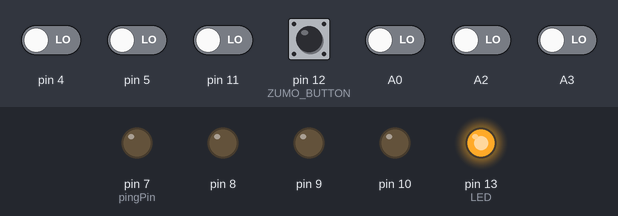
Simulated run of this sketch. Board: Arduino Uno, built with avr-gcc and run on an emulated ATmega328P. Parts: output pins drawn as LEDs (lit = HIGH). Dashed ring = blinking. Inputs (shaded band) come from the test bench; at power-on: pin 12 (ZUMO_BUTTON) HIGH, A0, A2, A3, pin 4, pin 5, pin 11 LOW.

Above: at 0.8 s.
0.9 s: pin 12 (ZUMO_BUTTON) pulled LOW for 0.15 s
At 2.4 s:
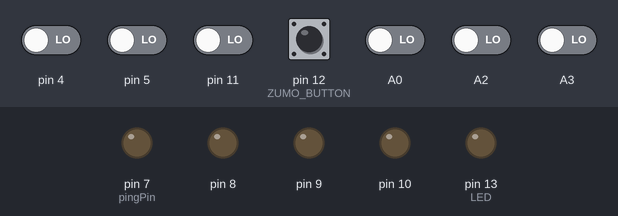
4.0 s: pin 4 driven HIGH
7.0 s: pin 5 driven HIGH
At 8.7 s:
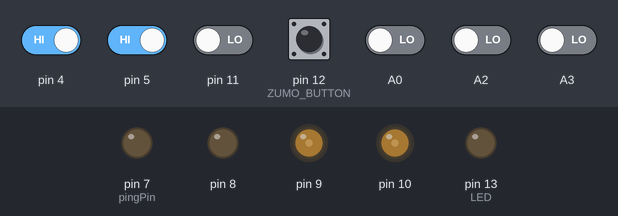
9.0 s: pin 4 driven LOW
At 9.9 s:
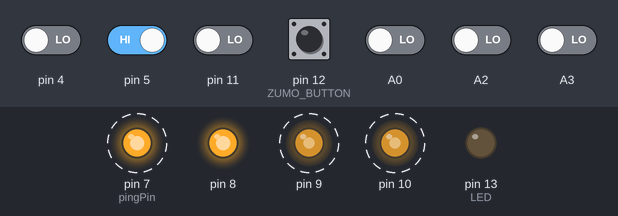
12.0 s: pin 12 (ZUMO_BUTTON) pulled LOW for 1 s
At 13.3 s:
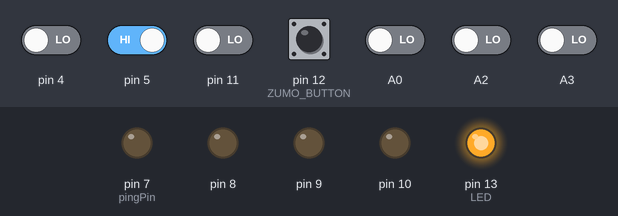
Timing chart, 0 to 15.0 s (numbered marks = the images above; inputs shaded):
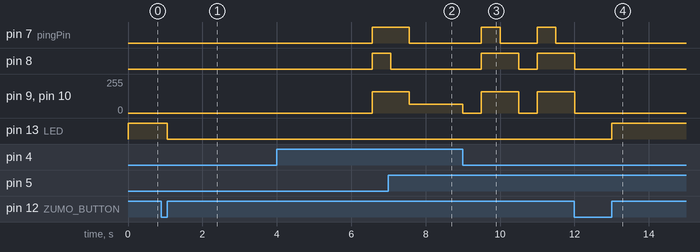

Measured:
- after the input at 0.9 s, pin 13 (LED): HIGH → LOW after 0.16 s
- after the input at 7.0 s, pin 7 (pingPin): goes on until 7.6 s, then stays LOW; pin 8: goes on until 7.1 s, then stays LOW
- after the input at 9.0 s, pin 7 (pingPin): alternates HIGH for 0.50 s and LOW for 1.0 s, starting after 0.50 s; pin 8: LOW → HIGH after 0.50 s, → LOW 1.0 s later, → HIGH 0.50 s later; pin 9, pin 10: alternates 159/255 for 1.0 s and 0/255 for 0.50 s, starting at once
- after the input at 12.0 s, pin 7 (pingPin): stops changing and stays LOW; pin 8: goes on until 12.0 s, then stays LOW; pin 9, pin 10: goes on until 12.0 s, then stays 0/255; pin 13 (LED): LOW → HIGH after 1.0 s

The sketch:

Team_7_Zumo.ino
```cpp
/*  Zumo Bot Competition
 *  Team 7
 */

#include <ZumoBuzzer.h>
#include <ZumoMotors.h>
#include <Pushbutton.h>
#include <QTRSensors.h>
#include <ZumoReflectanceSensorArray.h>

#define LED 13
#define pingPin 7
#define QTR_THRESHOLD 1500

#define FORWARD_SPEED 100
#define REVERSE_SPEED -250
#define TURN_SPEED 250

#define REVERSE_DURATION 500
#define TURN_DURATION 500

#define NUM_SENSORS 6
unsigned int sensor_values[NUM_SENSORS];

ZumoMotors motors;
Pushbutton button(ZUMO_BUTTON);

ZumoReflectanceSensorArray sensors(QTR_NO_EMITTER_PIN);

/* Functions */
long distanceInches() {
  // long duration, inches;

  pinMode(pingPin, OUTPUT);
  digitalWrite(pingPin, LOW);
  delayMicroseconds(2);
  digitalWrite(pingPin, HIGH);
  delayMicroseconds(5);
  digitalWrite(pingPin, LOW);

  pinMode(pingPin, INPUT);
  // duration = pulseIn(pingPin, HIGH);

  return (pulseIn(pingPin, HIGH) / 74 / 2);
}

void waitForButtonAndCountDown()
{
  digitalWrite(LED, HIGH);
  button.waitForButton();
  digitalWrite(LED, LOW);
  delay(5000);
}

/* Setup */
void setup() {
  Serial.begin(9600);
  pinMode(LED, HIGH);
  waitForButtonAndCountDown();
}

/* Main Loop */
void loop() {
  if (button.isPressed()) {
    // if button is pressed, stop and wait for another press to go again
    motors.setSpeeds(0, 0);
    button.waitForRelease();
    waitForButtonAndCountDown();
  }

  sensors.read(sensor_values);

  if (sensor_values[0] < QTR_THRESHOLD) {
    // if leftmost sensor detects line,  reverse and turn to the right
    motors.setSpeeds(0, 0);
    delay(500);

    motors.setSpeeds(REVERSE_SPEED, REVERSE_SPEED);
    delay(REVERSE_DURATION);

    motors.setSpeeds(-TURN_SPEED, TURN_SPEED);
    delay(TURN_DURATION);

  } else if (sensor_values[5] < QTR_THRESHOLD) {
    motors.setSpeeds(0, 0);
    delay(500);

    // if rightmost sensor detects line, reverse and turn to the left
    motors.setSpeeds(REVERSE_SPEED, REVERSE_SPEED);
    delay(REVERSE_DURATION);

    motors.setSpeeds(TURN_SPEED, -TURN_SPEED);
    delay(TURN_DURATION);

  } else {
    motors.setSpeeds(FORWARD_SPEED, FORWARD_SPEED);
    /*
    while (distanceInches() > 25){
      motors.setSpeeds(TURN_SPEED, -TURN_SPEED);
    }

    sensors.read(sensor_values);
    while (sensor_values[5] > QTR_THRESHOLD || sensor_values[0] > QTR_THRESHOLD) {
      motors.setSpeeds(FORWARD_SPEED, FORWARD_SPEED);
      sensors.read(sensor_values);
    }

    if (distanceInches() > 25){
      motors.setSpeeds(TURN_SPEED, -TURN_SPEED);
    }
    else {
      motors.setSpeeds(FORWARD_SPEED, FORWARD_SPEED);
      delay(500);
    }
    */
  }
}
```

Pushbutton.h
```cpp
/*! \file Pushbutton.h
 *
 * See the Pushbutton class reference for more information about this library.
 *
 * \class Pushbutton Pushbutton.h
 * \brief Read button presses and releases with debouncing
 *
 */

#ifndef Pushbutton_h
#define Pushbutton_h

#include <Arduino.h>

#define ZUMO_BUTTON 12

#define PULL_UP_DISABLED    0
#define PULL_UP_ENABLED     1

#define DEFAULT_STATE_LOW   0
#define DEFAULT_STATE_HIGH  1

class Pushbutton
{
  public:

    // constructor; takes arguments specifying whether to enable internal pull-up
    // and the default state of the pin that the button is connected to
    Pushbutton(unsigned char pin, unsigned char pullUp = PULL_UP_ENABLED, unsigned char defaultState = DEFAULT_STATE_HIGH);

    // wait for button to be pressed, released, or pressed and released
    void waitForPress();
    void waitForRelease();
    void waitForButton();

    // indicates whether button is currently pressed
    boolean isPressed();

    // more complex functions that return true once for each button transition
    // from released to pressed or pressed to released
    boolean getSingleDebouncedPress();
    boolean getSingleDebouncedRelease();

  private:

    unsigned char _pin;
    unsigned char _pullUp;
    unsigned char _defaultState;
    unsigned char gsdpState;
    unsigned char gsdrState;
    unsigned int gsdpPrevTimeMillis;
    unsigned int gsdrPrevTimeMillis;
    boolean initialized;

    inline void init()
    {
      if (!initialized)
      {
        initialized = true;
        init2();
      }
    }

    // initializes I/O pin for use as button input
    void init2();

    boolean _isPressed();
};

#endif
```

QTRSensors.h
```cpp
/*
  QTRSensors.h - Library for using Pololu QTR reflectance
    sensors and reflectance sensor arrays: QTR-1A, QTR-8A, QTR-1RC, and
    QTR-8RC.  The object used will determine the type of the sensor (either
    QTR-xA or QTR-xRC).  Then simply specify in the constructor which
    Arduino I/O pins are connected to a QTR sensor, and the read() method
    will obtain reflectance measurements for those sensors.  Smaller sensor
    values correspond to higher reflectance (e.g. white) while larger
    sensor values correspond to lower reflectance (e.g. black or a void).

    * QTRSensorsRC should be used for QTR-1RC and QTR-8RC sensors.
    * QTRSensorsAnalog should be used for QTR-1A and QTR-8A sensors.
*/

/*
 * Written by Ben Schmidel et al., October 4, 2010
 * Copyright (c) 2008-2012 Pololu Corporation. For more information, see
 *
 *   http://www.pololu.com
 *   http://forum.pololu.com
 *   http://www.pololu.com/docs/0J19
 *
 * You may freely modify and share this code, as long as you keep this
 * notice intact (including the two links above).  Licensed under the
 * Creative Commons BY-SA 3.0 license:
 *
 *   http://creativecommons.org/licenses/by-sa/3.0/
 *
 * Disclaimer: To the extent permitted by law, Pololu provides this work
 * without any warranty.  It might be defective, in which case you agree
 * to be responsible for all resulting costs and damages.
 */

#ifndef QTRSensors_h
#define QTRSensors_h

#define QTR_EMITTERS_OFF 0
#define QTR_EMITTERS_ON 1
#define QTR_EMITTERS_ON_AND_OFF 2

#define QTR_NO_EMITTER_PIN  255

#define QTR_MAX_SENSORS 16

// This class cannot be instantiated directly (it has no constructor).
// Instead, you should instantiate one of its two derived classes (either the
// QTR-A or QTR-RC version, depending on the type of your sensor).
class QTRSensors
{
  public:

    // Reads the sensor values into an array. There *MUST* be space
    // for as many values as there were sensors specified in the constructor.
    // Example usage:
    // unsigned int sensor_values[8];
    // sensors.read(sensor_values);
    // The values returned are a measure of the reflectance in abstract units,
    // with higher values corresponding to lower reflectance (e.g. a black
    // surface or a void).
    // If measureOffAndOn is true, measures the values with the
    // emitters on AND off and returns on - (timeout - off).  If this
    // value is less than zero, it returns zero.
    // This method will call the appropriate derived class's readPrivate(),
    // which is defined as a virtual function in the base class and
    // overridden by each derived class's own implementation.
    void read(unsigned int *sensor_values, unsigned char readMode = QTR_EMITTERS_ON);

    // Turn the IR LEDs off and on.  This is mainly for use by the
    // read method, and calling these functions before or
    // after the reading the sensors will have no effect on the
    // readings, but you may wish to use these for testing purposes.
    void emittersOff();
    void emittersOn();

    // Reads the sensors for calibration.  The sensor values are
    // not returned; instead, the maximum and minimum values found
    // over time are stored internally and used for the
    // readCalibrated() method.
    void calibrate(unsigned char readMode = QTR_EMITTERS_ON);

    // Resets all calibration that has been done.
    void resetCalibration();

    // Returns values calibrated to a value between 0 and 1000, where
    // 0 corresponds to the minimum value read by calibrate() and 1000
    // corresponds to the maximum value.  Calibration values are
    // stored separately for each sensor, so that differences in the
    // sensors are accounted for automatically.
    void readCalibrated(unsigned int *sensor_values, unsigned char readMode = QTR_EMITTERS_ON);

    // Operates the same as read calibrated, but also returns an
    // estimated position of the robot with respect to a line. The
    // estimate is made using a weighted average of the sensor indices
    // multiplied by 1000, so that a return value of 0 indicates that
    // the line is directly below sensor 0, a return value of 1000
    // indicates that the line is directly below sensor 1, 2000
    // indicates that it's below sensor 2000, etc.  Intermediate
    // values indicate that the line is between two sensors.  The
    // formula is:
    //
    //    0*value0 + 1000*value1 + 2000*value2 + ...
    //   --------------------------------------------
    //         value0  +  value1  +  value2 + ...
    //
    // By default, this function assumes a dark line (high values)
    // surrounded by white (low values).  If your line is light on
    // black, set the optional second argument white_line to true.  In
    // this case, each sensor value will be replaced by (1000-value)
    // before the averaging.
    int readLine(unsigned int *sensor_values, unsigned char readMode = QTR_EMITTERS_ON, unsigned char white_line = 0);

    // Calibrated minumum and maximum values. These start at 1000 and
    // 0, respectively, so that the very first sensor reading will
    // update both of them.
    //
    // The pointers are unallocated until calibrate() is called, and
    // then allocated to exactly the size required.  Depending on the
    // readMode argument to calibrate, only the On or Off values may
    // be allocated, as required.
    //
    // These variables are made public so that you can use them for
    // your own calculations and do things like saving the values to
    // EEPROM, performing sanity checking, etc.
    unsigned int *calibratedMinimumOn;
    unsigned int *calibratedMaximumOn;
    unsigned int *calibratedMinimumOff;
    unsigned int *calibratedMaximumOff;

    ~QTRSensors();

  protected:

    QTRSensors()
    {

    };

    void init(unsigned char *pins, unsigned char numSensors, unsigned char emitterPin);

    unsigned char *_pins;
    unsigned char _numSensors;
    unsigned char _emitterPin;
    unsigned int _maxValue; // the maximum value returned by this function

  private:

    virtual void readPrivate(unsigned int *sensor_values) = 0;

    // Handles the actual calibration. calibratedMinimum and
    // calibratedMaximum are pointers to the requested calibration
    // arrays, which will be allocated if necessary.
    void calibrateOnOrOff(unsigned int **calibratedMinimum,
                          unsigned int **calibratedMaximum,
                          unsigned char readMode);
};


// Object to be used for QTR-1RC and QTR-8RC sensors
class QTRSensorsRC : public QTRSensors
{
  public:

    // if this constructor is used, the user must call init() before using
    // the methods in this class
    QTRSensorsRC();

    // this constructor just calls init()
    QTRSensorsRC(unsigned char* pins, unsigned char numSensors,
          unsigned int timeout = 4000, unsigned char emitterPin = 255);

    // The array 'pins' contains the Arduino pin number for each sensor.

    // 'numSensors' specifies the length of the 'pins' array (i.e. the
    // number of QTR-RC sensors you are using).  numSensors must be
    // no greater than 16.

    // 'timeout' specifies the length of time in microseconds beyond
    // which you consider the sensor reading completely black.  That is to say,
    // if the pulse length for a pin exceeds 'timeout', pulse timing will stop
    // and the reading for that pin will be considered full black.
    // It is recommended that you set timeout to be between 1000 and
    // 3000 us, depending on things like the height of your sensors and
    // ambient lighting.  Using timeout allows you to shorten the
    // duration of a sensor-reading cycle while still maintaining
    // useful analog measurements of reflectance

    // 'emitterPin' is the Arduino pin that controls the IR LEDs on the 8RC
    // modules.  If you are using a 1RC (i.e. if there is no emitter pin),
    // or if you just want the emitters on all the time and don't want to
    // use an I/O pin to control it, use a value of 255 (QTR_NO_EMITTER_PIN).
    void init(unsigned char* pins, unsigned char numSensors,
          unsigned int timeout = 2000, unsigned char emitterPin = QTR_NO_EMITTER_PIN);


  private:

    // Reads the sensor values into an array. There *MUST* be space
    // for as many values as there were sensors specified in the constructor.
    // Example usage:
    // unsigned int sensor_values[8];
    // sensors.read(sensor_values);
    // The values returned are a measure of the reflectance in microseconds.
    void readPrivate(unsigned int *sensor_values);
};


// Object to be used for QTR-1A and QTR-8A sensors
class QTRSensorsAnalog : public QTRSensors
{
  public:

    // if this constructor is used, the user must call init() before using
    // the methods in this class
    QTRSensorsAnalog();

    // this constructor just calls init()
    QTRSensorsAnalog(unsigned char* pins,
        unsigned char numSensors, unsigned char numSamplesPerSensor = 4,
        unsigned char emitterPin = 255);

    // the array 'pins' contains the Arduino analog pin assignment for each
    // sensor.  For example, if pins is {0, 1, 7}, sensor 1 is on
    // Arduino analog input 0, sensor 2 is on Arduino analog input 1,
    // and sensor 3 is on Arduino analog input 7.

    // 'numSensors' specifies the length of the 'analogPins' array (i.e. the
    // number of QTR-A sensors you are using).  numSensors must be
    // no greater than 16.

    // 'numSamplesPerSensor' indicates the number of 10-bit analog samples
    // to average per channel (i.e. per sensor) for each reading.  The total
    // number of analog-to-digital conversions performed will be equal to
    // numSensors*numSamplesPerSensor.  Note that it takes about 100 us to
    // perform a single analog-to-digital conversion, so:
    // if numSamplesPerSensor is 4 and numSensors is 6, it will take
    // 4 * 6 * 100 us = ~2.5 ms to perform a full readLine().
    // Increasing this parameter increases noise suppression at the cost of
    // sample rate.  The recommended value is 4.

    // 'emitterPin' is the Arduino pin that controls the IR LEDs on the 8RC
    // modules.  If you are using a 1RC (i.e. if there is no emitter pin),
    // or if you just want the emitters on all the time and don't want to
    // use an I/O pin to control it, use a value of 255 (QTR_NO_EMITTER_PIN).
    void init(unsigned char* analogPins, unsigned char numSensors,
        unsigned char numSamplesPerSensor = 4, unsigned char emitterPin = QTR_NO_EMITTER_PIN);


  private:

    // Reads the sensor values into an array. There *MUST* be space
    // for as many values as there were sensors specified in the constructor.
    // Example usage:
    // unsigned int sensor_values[8];
    // sensors.read(sensor_values);
    // The values returned are a measure of the reflectance in terms of a
    // 10-bit ADC average with higher values corresponding to lower
    // reflectance (e.g. a black surface or a void).
    void readPrivate(unsigned int *sensor_values);

    unsigned char _numSamplesPerSensor;
};


#endif
```

ZumoMotors.h
```cpp
/*! \file ZumoMotors.h
 *
 * See the ZumoMotors class reference for more information about this library.
 *
 * \class ZumoMotors ZumoMotors.h
 * \brief Control motor speed and direction
 *
 */

#ifndef ZumoMotors_h
#define ZumoMotors_h

#include <Arduino.h>

class ZumoMotors
{
  public:

    // constructor (doesn't do anything)
    ZumoMotors();

    // enable/disable flipping of motors
    static void flipLeftMotor(boolean flip);
    static void flipRightMotor(boolean flip);

    // set speed for left, right, or both motors
    static void setLeftSpeed(int speed);
    static void setRightSpeed(int speed);
    static void setSpeeds(int leftSpeed, int rightSpeed);

  private:

    static inline void init()
    {
      static boolean initialized = false;

      if (!initialized)
      {
        initialized = true;
        init2();
      }
    }

    // initializes timer1 for proper PWM generation
    static void init2();
};

#endif
```

Source omitted: ZumoBuzzer.h (15502 bytes), moReflectanceSensorArray.h (18573 bytes)
